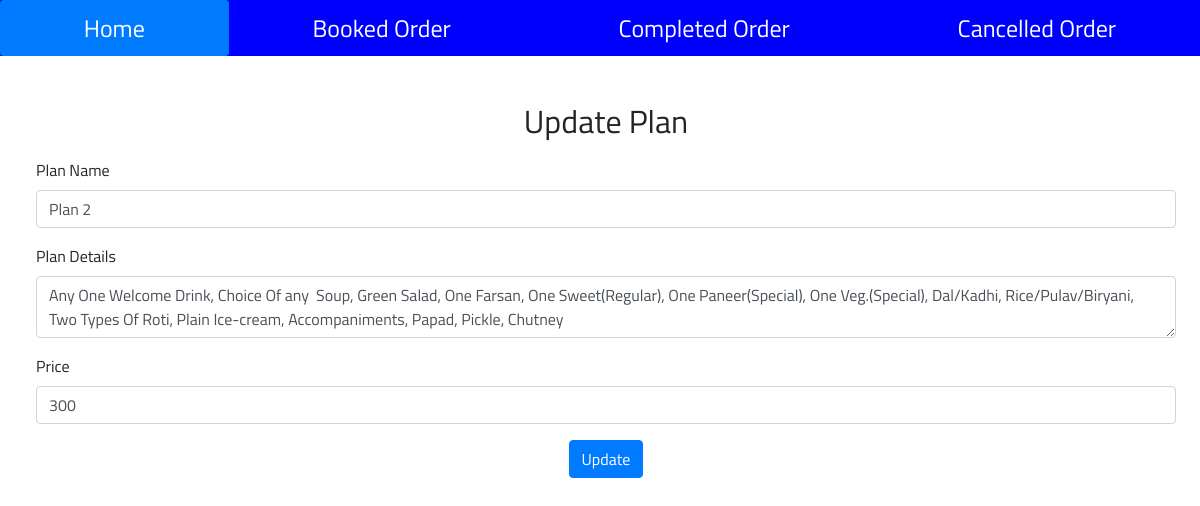
Screenshot of /admin/update_banquet_menu_plan.php?id=2 with the database file from the repository.
### tables this page shows
CREATE TABLE `banquet_menu_plan` (
  `id` int(11) NOT NULL,
  `name` varchar(200) NOT NULL,
  `menu` varchar(2000) NOT NULL,
  `price` int(12) NOT NULL
);

### admin/update_banquet_menu_plan.php (the view, shortened to what this page needs)
<?php
    $id = $_GET['id'];
?>
<html>
    <head>
        <link rel="stylesheet" href="https://maxcdn.bootstrapcdn.com/bootstrap/4.5.2/css/bootstrap.min.css">
        <link rel="stylesheet" src="extensions/fixed-columns/bootstrap-table-fixed-columns.css">
        <link rel="stylesheet" href= "https://stackpath.bootstrapcdn.com/bootstrap/4.1.3/css/bootstrap.min.css" />
    </head>
    <body>
    <nav class="nav nav-pills flex-column flex-sm-row">
          <a class="flex-sm-fill text-sm-center nav-link active" href="admin-panel.php">Home</a>
          <a class="flex-sm-fill text-sm-center nav-link" href="view_banquet_book.php">Booked Order</a>
          <a class="flex-sm-fill text-sm-center nav-link" href="view_completed_order.php">Completed Order</a>
          <a class="flex-sm-fill text-sm-center nav-link" href="view_cancelled_order.php">Cancelled Order</a>
    </nav>
       <div class="men">
           <h2> Update Plan </h2>
           <?php
            require 'db.php';
                $q = mysqli_query($con, "select * from banquet_menu_plan where id = $id");
                $r = mysqli_fetch_array($q);
            ?>
            <form method="post" action="#">
                <div class="form-group">
                    <label>Plan Name </label>
                    <input type="text" class="form-control" id="exampleInputEmail1" name="name" value="<?php echo $r['name']; ?>" required>
                </div>
                <div class="form-group">
                    <label for="exampleInputEmail1">Plan Details</label>
                    <textarea name="detail" class="form-control" id="exampleInputEmail1" required><?php echo $r['menu'];  ?></textarea>
                </div>
                <div class="form-group">
                    <label>Price  </label>
                    <input type="text" class="form-control" id="exampleInputEmail1" name="price" value="<?php echo $r['price']; ?>" required>
                </div>
                <center><button class="btn btn-primary" name="add">Update</button></center>
            </form>
       </div>
    </body>
</html>

### admin/update_banquet_menu_plan.php (style rules this page uses)
.nav { background-color: blue; color: white; font-size: 24px; width: 100%; }
.nav a { color: white; font-size: 24px; text-decoration: none; padding : 10px; }
* { font-family: 'Titillium Web', sans-serif; }
a { text-decoration: none; }
h2 { padding: 10px; text-align: center; }
.men { width: 95%; margin: 3%; }

### rows the page displays
banquet_menu_plan: name "Plan 2", detail "Any One Welcome Drink, Choice Of any Soup, Green Salad, One Farsan, One Sweet(Regular), One Paneer(Special), One Veg.(Special), Dal/Kadhi, Rice/Pulav/Biryani, Two Types Of Roti, Plain Ice-cream, Accompaniments, Papad, Pickle, Chutney", price "300"
